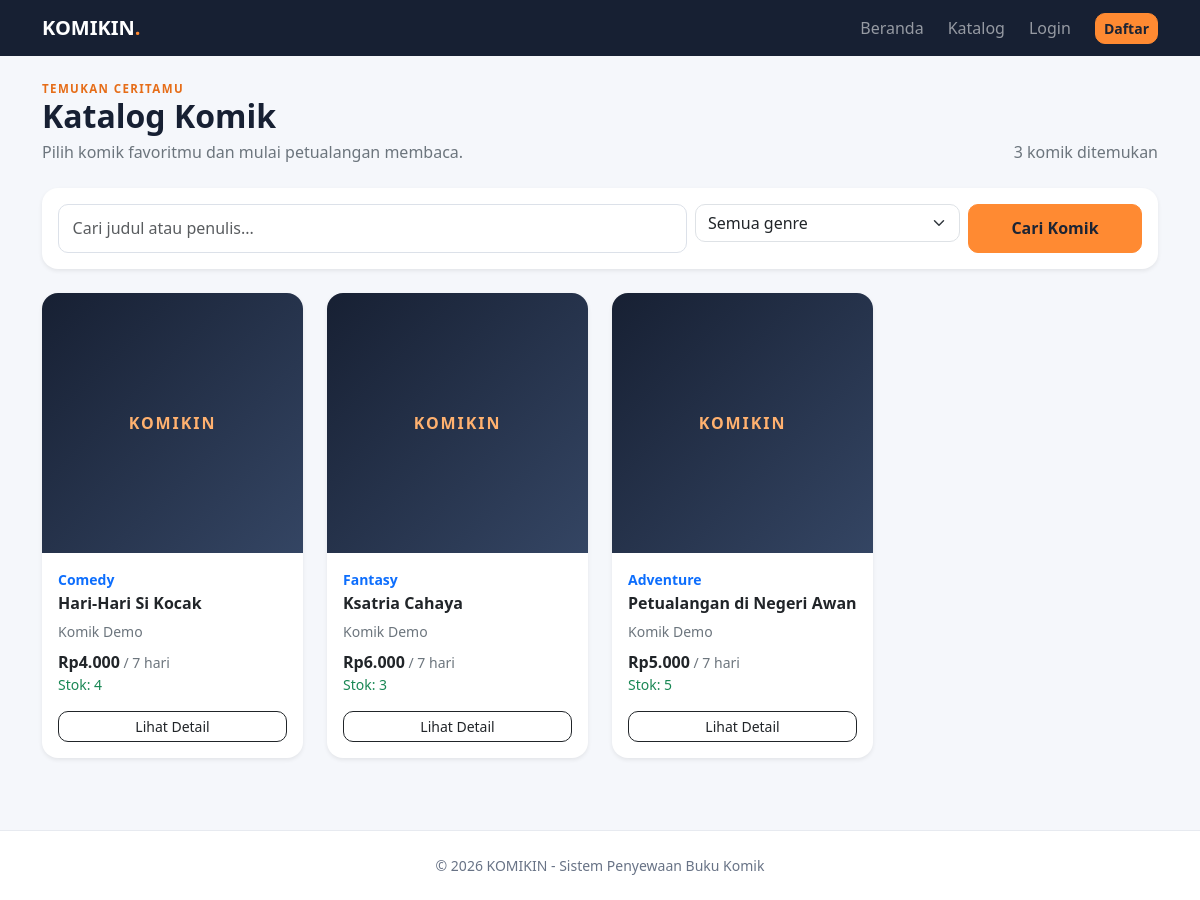
Screenshot of /catalog.php with the database file from the repository.
### tables this page shows
CREATE TABLE comics (
    id INT UNSIGNED NOT NULL AUTO_INCREMENT,
    category_id INT UNSIGNED DEFAULT NULL,
    title VARCHAR(180) NOT NULL,
    author VARCHAR(120) DEFAULT NULL,
    description TEXT DEFAULT NULL,
    cover_image VARCHAR(255) DEFAULT NULL,
    rental_price DECIMAL(10,2) NOT NULL DEFAULT 0.00,
    stock INT UNSIGNED NOT NULL DEFAULT 0,
    created_at TIMESTAMP NOT NULL DEFAULT CURRENT_TIMESTAMP,
    updated_at TIMESTAMP NOT NULL DEFAULT CURRENT_TIMESTAMP ON UPDATE CURRENT_TIMESTAMP,
    PRIMARY KEY (id),
    KEY idx_comics_category (category_id),
    KEY idx_comics_title (title),
    CONSTRAINT fk_comics_category
        FOREIGN KEY (category_id) REFERENCES categories (id)
        ON UPDATE CASCADE ON DELETE SET NULL
);

CREATE TABLE categories (
    id INT UNSIGNED NOT NULL AUTO_INCREMENT,
    category_name VARCHAR(80) NOT NULL,
    created_at TIMESTAMP NOT NULL DEFAULT CURRENT_TIMESTAMP,
    PRIMARY KEY (id),
    UNIQUE KEY uq_categories_name (category_name)
);

### includes/functions.php (called while the page is built, shortened)
<?php
function e(?string $value): string
{
    return htmlspecialchars($value ?? '', ENT_QUOTES | ENT_SUBSTITUTE, 'UTF-8');
}
function formatRupiah(int|float|string $amount): string
{
    return 'Rp' . number_format((float) $amount, 0, ',', '.');
}

### includes/auth.php (called while the page is built, shortened)
<?php
require_once __DIR__ . '/functions.php';
function currentUser(): ?array
{
    return isset($_SESSION['user']) && is_array($_SESSION['user'])
        ? $_SESSION['user']
        : null;
}

### catalog.php (the view, shortened to what this page needs)
<?php
require_once __DIR__ . '/includes/auth.php';
$q=trim($_GET['q'] ?? '');
$sql='SELECT c.id,c.title,c.author,c.cover_image,c.rental_price,c.stock,cat.category_name FROM comics c LEFT JOIN categories cat ON cat.id=c.category_id WHERE 1=1';
$params=[];
$sql.=' ORDER BY c.created_at DESC,c.id DESC';
$stmt=$pdo->prepare($sql); $stmt->execute($params); $comics=$stmt->fetchAll();
require_once __DIR__ . '/includes/header.php';
?>
<div class="d-flex flex-wrap justify-content-between align-items-end gap-3 mb-4"><div><div class="eyebrow">TEMUKAN CERITAMU</div><h1 class="h2 fw-bold mb-1">Katalog Komik</h1><p class="text-secondary mb-0">Pilih komik favoritmu dan mulai petualangan membaca.</p></div><span class="text-secondary"><?= count($comics) ?> komik ditemukan</span></div>
<form class="card border-0 shadow-sm rounded-4 p-3 mb-4" method="get"><div class="row g-2"><div class="col-md-7"><input class="form-control" name="q" value="<?= e($q) ?>" placeholder="Cari judul atau penulis..."></div><div class="col-md-3"><select class="form-select" name="category"><option value="0">Semua genre</option></select></div><div class="col-md-2 d-grid"><button class="btn btn-komikin">Cari Komik</button></div></div></form>
<div class="row g-4">
<?php foreach($comics as $comic): ?><div class="col-6 col-md-4 col-lg-3"><div class="card comic-card h-100 border-0 shadow-sm"><?php if($comic['cover_image']): ?><img class="comic-cover" src="<?= e(BASE_URL.$comic['cover_image']) ?>" alt="Cover <?= e($comic['title']) ?>"><?php else: ?><div class="comic-cover cover-placeholder">KOMIKIN</div><?php endif; ?><div class="card-body d-flex flex-column"><span class="small text-primary fw-semibold"><?= e($comic['category_name'] ?? 'Tanpa genre') ?></span><h2 class="h6 fw-bold mt-1"><?= e($comic['title']) ?></h2><p class="small text-secondary mb-2"><?= e($comic['author']) ?></p><div class="mt-auto"><div class="fw-bold"><?= formatRupiah($comic['rental_price']) ?><small class="text-secondary fw-normal"> / 7 hari</small></div><div class="small <?= (int)$comic['stock']>0?'text-success':'text-danger' ?> mb-3"><?= (int)$comic['stock']>0?'Stok: '.(int)$comic['stock']:'Stok habis' ?></div><a class="btn btn-sm btn-outline-dark w-100" href="<?= e(BASE_URL) ?>comic.php?id=<?= (int)$comic['id'] ?>">Lihat Detail</a></div></div></div></div><?php endforeach; ?>
</div>
<?php require_once __DIR__ . '/includes/footer.php'; ?>

### includes/header.php (shortened to what this page needs)
<?php
require_once __DIR__ . '/auth.php';
$pageTitle = $pageTitle ?? APP_NAME;
$user = currentUser();
?>
<!DOCTYPE html><html lang="id"><head><meta charset="UTF-8"><meta name="viewport" content="width=device-width, initial-scale=1.0"><title><?= e($pageTitle) ?> | <?= e(APP_NAME) ?></title>
<link href="https://cdn.jsdelivr.net/npm/bootstrap@5.3.3/dist/css/bootstrap.min.css" rel="stylesheet">
<link href="<?= e(BASE_URL) ?>assets/css/style.css" rel="stylesheet"><link href="<?= e(BASE_URL) ?>assets/css/phase5.css" rel="stylesheet"></head><body>
<nav class="navbar navbar-expand-lg navbar-dark komikin-navbar"><div class="container"><a class="navbar-brand fw-bold" href="<?= e(BASE_URL) ?>">KOMIKIN<span class="brand-dot">.</span></a><div class="collapse navbar-collapse" id="mainNav"><div class="navbar-nav ms-auto align-items-lg-center gap-lg-2">
<a class="nav-link" href="<?= e(BASE_URL) ?>">Beranda</a><a class="nav-link" href="<?= e(BASE_URL) ?>catalog.php">Katalog</a>
<?php if($user): ?><?php if(in_array($user['role'], ['admin','employee'], true)): ?><a class="nav-link" href="<?= e(BASE_URL) ?>admin/index.php">Dashboard</a><a class="nav-link" href="<?= e(BASE_URL) ?>admin/comics/index.php">Komik</a><a class="nav-link" href="<?= e(BASE_URL) ?>admin/categories/index.php">Genre</a><a class="nav-link" href="<?= e(BASE_URL) ?>admin/customers/index.php">Pelanggan</a><a class="nav-link" href="<?= e(BASE_URL) ?>admin/rentals/index.php">Penyewaan</a><?php if($user['role']==='admin'): ?><a class="nav-link" href="<?= e(BASE_URL) ?>admin/reports/index.php">Laporan</a><a class="nav-link" href="<?= e(BASE_URL) ?>admin/employees/index.php">Employee</a><?php endif; ?><?php else: ?><a class="nav-link" href="<?= e(BASE_URL) ?>customer/index.php">Akun Saya</a><a class="nav-link" href="<?= e(BASE_URL) ?>customer/rentals.php">Transaksi</a><a class="nav-link" href="<?= e(BASE_URL) ?>customer/cart.php">Keranjang (<?= cartCount() ?>)</a><?php endif; ?><span class="navbar-text small text-white-50"><?= e($user['name']) ?> · <?= e(ucfirst($user['role'])) ?></span><form method="post" action="<?= e(BASE_URL) ?>logout.php" class="d-inline"><input type="hidden" name="csrf_token" value="<?= e(csrfToken()) ?>"><button class="btn btn-sm btn-outline-light ms-lg-2" type="submit">Logout</button></form><?php else: ?><a class="nav-link" href="<?= e(BASE_URL) ?>login.php">Login</a><a class="btn btn-sm btn-komikin ms-lg-2" href="<?= e(BASE_URL) ?>register.php">Daftar</a><?php endif; ?>
</div></div></div></nav><main class="container py-4">

### includes/footer.php (shortened to what this page needs)
</main>
<footer class="komikin-footer mt-5 py-4">
    <div class="container text-center small">
        &copy; <?= date('Y') ?> KOMIKIN - Sistem Penyewaan Buku Komik
    </div>
</footer>
</body>
</html>

### assets/css/style.css (style rules this page uses)
:root { --komikin-navy: #172033; --komikin-orange: #ff8a32; --komikin-bg: #f5f7fb; }
body { background: var(--komikin-bg); color: var(--komikin-navy); min-height: 100vh; }
.komikin-navbar { background: var(--komikin-navy); }
.brand-dot { color: var(--komikin-orange); }
.btn-komikin { background: var(--komikin-orange); border-color: var(--komikin-orange); color: #1c2434; font-weight: 700; }
.eyebrow { color: #e66d18; font-size: .72rem; font-weight: 800; letter-spacing: .12em; }
.form-control { padding: .72rem .85rem; border-color: #dce1e9; }
.komikin-footer { background: #fff; border-top: 1px solid #e7eaf0; color: #687386; }
:root { color-scheme: light; }
html { scroll-behavior: smooth; }
body { font-family: system-ui, -apple-system, "Segoe UI", sans-serif; }
.btn, .form-control, .form-select { border-radius: 10px; }
.card { box-shadow: 0 6px 22px rgba(23,32,51,.045); }
.navbar .nav-link { transition: color .15s ease; }
.comic-cover, .detail-cover, .cover-thumb { background-color: #e9edf4; }

### assets/css/phase5.css (style rules this page uses)
.comic-card { border-radius: 16px; overflow: hidden; transition: transform .18s ease, box-shadow .18s ease; }
.comic-cover { width:100%; height:260px; object-fit:cover; background:#e9edf4; }
.cover-placeholder { display:flex; align-items:center; justify-content:center; background:linear-gradient(135deg,#172033,#344563); color:#ffb16f; font-weight:800; letter-spacing:.12em; }
.comic-cover.cover-placeholder { height:260px; }

### rows the page displays
comics: shows "KOMIKIN", category.category_name "Comedy", title "Hari-Hari Si Kocak", author "Komik Demo", rental_price "Rp4.000", stock "4"
comics: shows "KOMIKIN", category.category_name "Fantasy", title "Ksatria Cahaya", author "Komik Demo", rental_price "Rp6.000", stock "3"
comics: shows "KOMIKIN", category.category_name "Adventure", title "Petualangan di Negeri Awan", author "Komik Demo", rental_price "Rp5.000", stock "5"

### other values shown
count($comics) "3"
